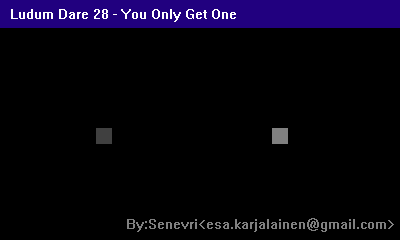

A level layout from a 2D game, rendered from its tile map. Below: a short description, then the map file with tile-grid data replaced by summaries:
An orthogonal 25x15 tile map with 16x16 px tiles, 1 tile layer (Options), 3 tilesets, 1 image layer and 5 objects (enterbtn, chevron, stuff, cinematic, enter).

<map version="1.0" orientation="orthogonal" width="25" height="15" tilewidth="16" tileheight="16">
 <tileset firstgid="1" name="BaseTiles" tilewidth="16" tileheight="16">
  <image source="../gfx/tiles.png" trans="000000" width="64" height="64" />
 </tileset>
 <tileset firstgid="17" name="Buttons" tilewidth="64" tileheight="32">
  <image source="../gfx/Button.png" trans="000000" width="64" height="64" />
 </tileset>
 <tileset firstgid="19" name="uisprites" tilewidth="16" tileheight="16">
  <image source="../gfx/uisprites.png" trans="000000" width="64" height="64" />
  <tile id="0">
   <properties>
    <property name="frames" value="4" />
    <property name="name" value="Chevron" />
   </properties>
  </tile>
 </tileset>
 <imagelayer name="background" width="25" height="15">
  <image source="../gfx/title.png" />
 </imagelayer>
 <layer name="Options" width="25" height="15">
  <data>[375 cells, 2 non-empty, 2 distinct tile ids]</data>
 </layer>
 <objectgroup name="Graphical Objects" width="25" height="15">
  <properties>
   <property name="draw" value="yes" />
  </properties>
  <object name="enterbtn" gid="17" x="176" y="144">
   <properties>
    <property name="option" value="enter" />
   </properties>
  </object>
  <object name="chevron" gid="19" x="147" y="137">
   <properties>
    <property name="frames" value="4" />
   </properties>
  </object>
  <object name="stuff" gid="18" x="176" y="112">
   <properties>
    <property name="option" value="stuff" />
   </properties>
  </object>
 </objectgroup>
 <objectgroup name="Areas" width="25" height="15">
  <object name="cinematic" x="124" y="80" width="52" height="36" />
  <object name="enter" x="124" y="113" width="52" height="30" />
 </objectgroup>
</map>
